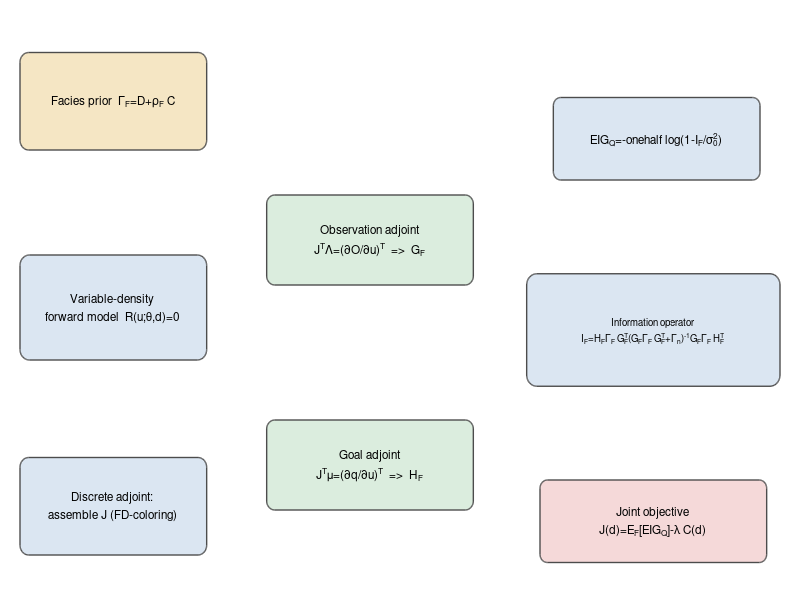

Reproduce this figure in MATLAB. (Note: this script raises an error after producing the figure.)
function make_fig1_workflow(outdir)
%MAKE_FIG1_WORKFLOW  Reproduce manuscript Figure 1 (conceptual workflow).
%
%   Draws the goal-oriented OED workflow as a box-and-arrow diagram and writes
%   Fig1_Workflow.png. Schematic (no data).
%
%   Author: D. Zeqiraj.  License: MIT.

    if nargin < 1 || isempty(outdir), outdir = pwd; end
    f = figure('Color','w','Position',[100 100 740 430], 'Visible', 'off'); ax=axes('Position',[0 0 1 1]); axis(ax,[0 12 0 8]); axis off; hold on
    blue=[0.86 0.90 0.95]; green=[0.86 0.93 0.87]; gold=[0.96 0.90 0.77]; rose=[0.96 0.85 0.85];
    box_(0.3,6.0,2.8,1.3,'Facies prior  \Gamma_F=D+\rho_F C',gold);
    box_(0.3,3.2,2.8,1.4,sprintf('Variable-density\nforward model  R(u;\\theta,d)=0'),blue);
    box_(0.3,0.6,2.8,1.3,sprintf('Discrete adjoint:\nassemble J (FD-coloring)'),blue);
    box_(4.0,4.2,3.1,1.2,sprintf('Observation adjoint\nJ^T\\Lambda=(\\partialO/\\partialu)^T  =>  G_F'),green);
    box_(4.0,1.2,3.1,1.2,sprintf('Goal adjoint\nJ^T\\mu=(\\partialq/\\partialu)^T  =>  H_F'),green);
    box_(7.9,2.85,3.8,1.5,sprintf('Information operator\nI_F=H_F\\Gamma_F G_F^T(G_F\\Gamma_F G_F^T+\\Gamma_n)^{-1}G_F\\Gamma_F H_F^T'),blue,7);
    box_(8.3,5.6,3.1,1.1,'EIG_Q=-\onehalf log(1-I_F/\sigma_0^2)',blue);
    box_(8.1,0.5,3.4,1.1,sprintf('Joint objective\nJ(d)=E_F[EIG_Q]-\\lambda C(d)'),rose);
    arr(1.7,6.0,1.7,4.6); arr(1.7,3.2,1.7,1.9);
    arr(3.1,3.95,4.0,4.65); arr(3.1,1.45,4.0,1.7); arr(3.1,1.1,4.0,4.35);
    arr(7.1,4.75,8.6,3.95); arr(7.1,1.75,8.6,3.25);
    arr(9.8,4.35,9.85,5.6); arr(9.7,2.85,9.75,1.6);
    text(6,7.6,'Goal-oriented Bayesian OED for variable-density SWI — workflow', ...
         'HorizontalAlignment','center','FontSize',11);
    save_figure(f, fullfile(outdir,'Fig1_Workflow.png'), 600);
    close(f);
end

function box_(x,y,w,h,txt,fc,fs)
    if nargin<7, fs=8.5; end
    rectangle('Position',[x y w h],'Curvature',0.2,'FaceColor',fc,'EdgeColor',[0.3 0.3 0.3],'LineWidth',1.0);
    text(x+w/2,y+h/2,txt,'HorizontalAlignment','center','VerticalAlignment','middle','FontSize',fs,'Interpreter','tex');
end
function arr(x1,y1,x2,y2)
    annotation('arrow','HeadStyle','vback2','LineWidth',1.1,'Color',[0.3 0.3 0.3], ...
        'Position',[]); % placeholder; drawn below in data units
    quiver(x1,y1,x2-x1,y2-y1,0,'Color',[0.3 0.3 0.3],'LineWidth',1.1,'MaxHeadSize',0.4);
end
